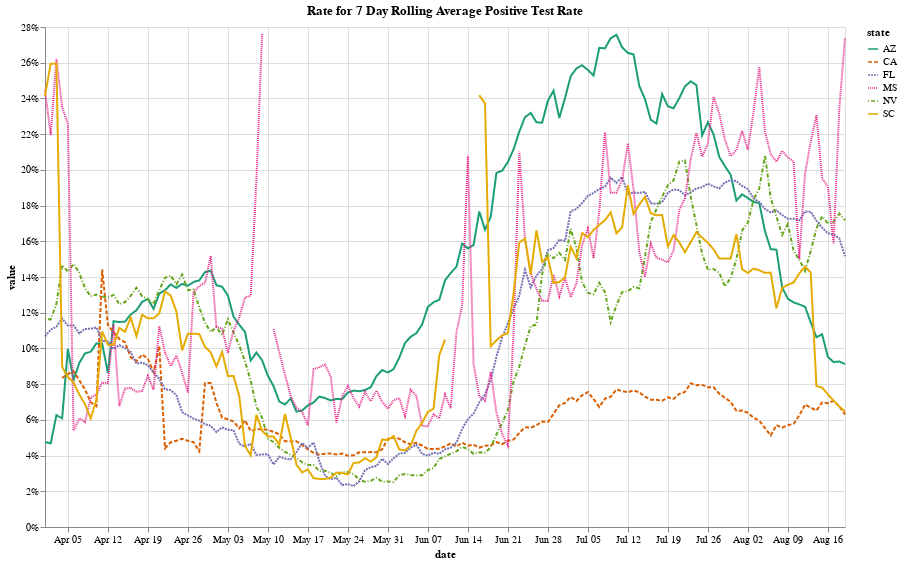

Notebook cell for this chart:
### Code cell
rate = 'positiveRate7' # positiveTotalRate
minp = 0
maxp = .3
states = ['CA','AZ', 'SC','FL', 'NV', 'MS']

source = df[(df.date >= 20200401) & (df.state.isin(states))][['date','state', rate]]
source = pd.melt(source, id_vars=['date','state'], value_vars=[rate])
source['value'] = source['value'].apply(lambda x: np.nan if (x< minp or x > maxp) else x)
source['date'] = pd.to_datetime(source['date'], format='%Y%m%d')

alt.Chart(source).mark_line().encode(
    x=alt.X('date:T', title='date'),
    y=alt.Y('value:Q', axis=alt.Axis(format='%')),
    color=alt.Color('state:O', scale=alt.Scale(scheme='dark2')),
    strokeDash='state',
    tooltip=['date', alt.Tooltip('value', format='.2%'), 'state']
).properties(
    width=800, height=500,
    title='Rate for {}'.format('7 Day Rolling Average Positive Test Rate'))

### Figure 1 — Vega-Lite specification as saved in the notebook (floating-point values rounded to 4 significant figures; data arrays with more than 128 entries replaced by an {"elided": "..."} marker saying what was removed)
{"config": {"view": {"continuousWidth": 400, "continuousHeight": 300}}, "data": {"name": "data-ecc8dd07c8a67e101c5d4165bd34b0d8"}, "mark": "line", "encoding": {"color": {"type": "ordinal", "field": "state", "scale": {"scheme": "dark2"}}, "strokeDash": {"type": "nominal", "field": "state"}, "tooltip": [{"type": "temporal", "field": "date"}, {"type": "quantitative", "field": "value", "format": ".2%"}, {"type": "nominal", "field": "state"}], "x": {"type": "temporal", "field": "date", "title": "date"}, "y": {"type": "quantitative", "axis": {"format": "%"}, "field": "value"}}, "height": 500, "title": "Rate for 7 Day Rolling Average Positive Test Rate", "width": 800, "$schema": "https://vega.github.io/schema/vega-lite/v4.8.1.json", "datasets": {"data-ecc8dd07c8a67e101c5d4165bd34b0d8": {"elided": "846 records"}}}
